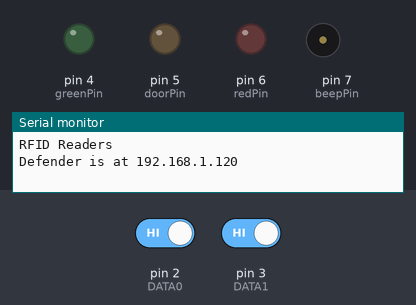
Recording of a sketch running on a simulated Arduino Uno, built with avr-gcc and run on an emulated ATmega328P. Shown: output pins drawn as LEDs (lit = HIGH), buzzer (waves = sounding, pin HIGH), the last lines printed to the serial monitor. The test bench sets the inputs (shaded band); at power-on: pin 2 (DATA0) HIGH, pin 3 (DATA1) HIGH. WiFi joins after 1.5 s; servers stay silent unless stated.

Above: at 1.4 s.
1.5 s: pin 2 (DATA0) driven LOW
At 2.5 s:
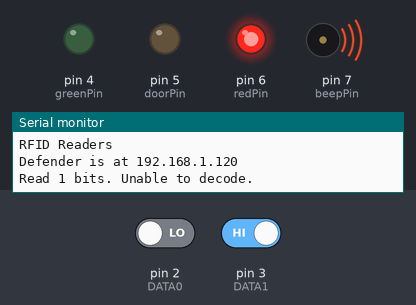
4.5 s: pin 3 (DATA1) driven LOW
At 6.1 s:
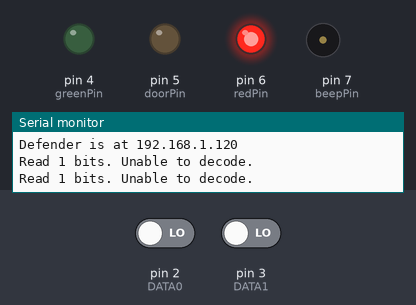
Timing chart, 0 to 7.7 s (numbered marks = the images above; inputs shaded):
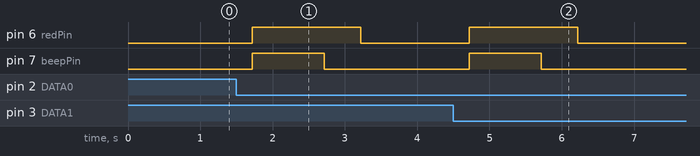

The sketch:

defender.ino
```cpp
#include <Ethernet.h>
#include <SPI.h>
/*
 * ethernet contoller steup! we will eventually DHCP for getting an IP address, for testing I will be using manual IP
 * See best practices in setting up to get things working right with the server and knowing what readers are where
 */

//IP manual settings
//uncomment this for testing or if you really feel like using a manual IP
byte ip[] = { 192, 168, 1, 120 };
byte gateway[] = { 192, 168, 1, 1 };
byte subnet[] = { 255, 255, 255, 0 };

//if you need to change the MAC address do this (replace with mac of your sheild)
byte mac[] = { 0xDE, 0xAD, 0xBE, 0xEF, 0xEF, 0xDE };

//HTTP Port (Default at 80) may change at some point for "security"
EthernetServer server = EthernetServer(80);
EthernetClient client;
//Number of outputs to switch (number of doors on controller)
int strikeQuantity = 1;

//pin starting from
int outputLowest = 8;

/*
 * The following has been adapted from:
 * HID RFID Reader Wiegand Interface for Arduino Uno
 * Written by Daniel Smith, 2012.01.30
 * www.pagemac.com
 *
 * This portion of the software is what is reading the RFID tag.
 * This is just a starting point the next additions will be sending it to some kind of database for access
*/

#define doorPin 5
#define redPin  6
#define beepPin 7
#define greenPin 4
#define MAX_BITS 100                 // max number of bits
#define WEIGAND_WAIT_TIME  3000      // time to wait for another weigand pulse.

unsigned char databits[MAX_BITS];    // stores all of the data bits
unsigned char bitCount;              // number of bits currently captured
unsigned char flagDone;              // goes low when data is currently being captured
unsigned int weigand_counter;        // countdown until we assume there are no more bits

unsigned long facilityCode=0;        // decoded facility code
unsigned long cardCode=0;            // decoded card code

// interrupt that happens when INTO goes low (0 bit)
void ISR_INT0()
{
  //Serial.print("0");   // uncomment this line to display raw binary
  bitCount++;
  flagDone = 0;
  weigand_counter = WEIGAND_WAIT_TIME;

}

// interrupt that happens when INT1 goes low (1 bit)
void ISR_INT1()
{
  //Serial.print("1");   // uncomment this line to display raw binary
  databits[bitCount] = 1;
  bitCount++;
  flagDone = 0;
  weigand_counter = WEIGAND_WAIT_TIME;
}

void setup()
{
  pinMode(4, OUTPUT);  // LED
  pinMode(2, INPUT);     // DATA0 (INT0)
  pinMode(3, INPUT);     // DATA1 (INT1)
  pinMode(5, OUTPUT);
  pinMode(6, OUTPUT);
  pinMode(7, OUTPUT);

  Serial.begin(9600);
  Serial.println("RFID Readers");

  // binds the ISR functions to the falling edge of INTO and INT1
  attachInterrupt(0, ISR_INT0, FALLING);
  attachInterrupt(1, ISR_INT1, FALLING);
  //connect to door strike realy (update this eventually with relay pin, or define it)
  pinMode(doorPin, OUTPUT);
  Ethernet.begin(mac, ip, gateway, subnet);
  server.begin();
  Serial.print("Defender is at ");
  Serial.println(Ethernet.localIP());
  webInterface();


  weigand_counter = WEIGAND_WAIT_TIME;
}

void loop()

{
  // This waits to make sure that there have been no more data pulses before processing data
  if (!flagDone) {
    if (--weigand_counter == 0)
      flagDone = 1;
  }

  // if we have bits and we the weigand counter went out
  if (bitCount > 0 && flagDone) {
    unsigned char i;
    Serial.print("Read ");
    Serial.print(bitCount);
    Serial.print(" bits. ");

    // we will decode the bits differently depending on how many bits we have
    // see www.pagemac.com/azure/data_formats.php for mor info
    if (bitCount == 35)
    {
      // 35 bit HID Corporate 1000 format
      // facility code = bits 2 to 14
      for (i=2; i<14; i++)
      {
         facilityCode <<=1;
         facilityCode |= databits[i];
      }

      // card code = bits 15 to 34
      for (i=14; i<34; i++)
      {
         cardCode <<=1;
         cardCode |= databits[i];
      }

      printBits();
      webInterface();
    }
    else if (bitCount == 26)
    {
      // standard 26 bit format
      // facility code = bits 2 to 9
      for (i=1; i<9; i++)
      {
         facilityCode <<=1;
         facilityCode |= databits[i];
      }

      // card code = bits 10 to 23
      for (i=9; i<25; i++)
      {
         cardCode <<=1;
         cardCode |= databits[i];
      }

      printBits();
      webInterface();
    }
    else {
      // you can add other formats if you want!
     Serial.println("Unable to decode.");
     webInterface();
     failed();
    }

     // cleanup and get ready for the next card
     bitCount = 0;
     facilityCode = 0;
     cardCode = 034234234234234234;
     for (i=0; i<MAX_BITS; i++)
     {
       databits[i] = 0;
     }
  }
}

void printBits()
{
      // I really hope you can figure out what this function does
      Serial.print("FC = ");
      Serial.print(facilityCode);
      Serial.print(", CC = ");
      Serial.println(cardCode);
      void openDoor();
}

// Opens door and turns on the green LED for setDelay seconds + 2 short beeps
void openDoor( int setDelay )
{
  setDelay *= 10000; // Sets delay in seconds

  digitalWrite(doorPin, HIGH);  // Unlock door!

  delay(setDelay); // Hold door lock open for 5 seconds
  digitalWrite(beepPin, HIGH); //start beep
  digitalWrite(greenPin, HIGH); //start LED flash
  delay(200);
  digitalWrite(greenPin, LOW);
  digitalWrite(beepPin, LOW);
  delay(200);
  digitalWrite(greenPin, HIGH);
  digitalWrite(beepPin, HIGH); //beep a few times
  delay(200);
  digitalWrite(greenPin, LOW);//stop LED flash
  digitalWrite(beepPin, LOW); //stop beep
  delay(1000);
  digitalWrite(doorPin, LOW); // Relock door
}

// Flashes Red LED + Beep long if failed login
void failed()
{

  // Blink red fail LED 3 times to indicate failed key
  digitalWrite(beepPin, HIGH); //start beep
  digitalWrite(redPin, HIGH);  // Turn on red LED
  delay(500);
  digitalWrite(redPin, LOW);   // Turn off red LED

  digitalWrite(redPin, HIGH);  // Turn on red LED
  delay(500);
  digitalWrite(redPin, LOW);   // Turn off red LED
  digitalWrite(beepPin, LOW); //stop beep
  digitalWrite(redPin, HIGH);  // Turn on red LED
  delay(500);
  digitalWrite(redPin, LOW);   // Turn off red LED
}

//this is the functino for the web interface, it is called in the loop.
void webInterface(){
if (client.connect("www.*****.*************.com",80)) { // REPLACE WITH YOUR SERVER ADDRESS
    client.println("POST /add.php HTTP/1.1");
    client.println("Host: *****.*************.com"); // SERVER ADDRESS HERE TOO
    client.println("Content-Type: application/x-www-form-urlencoded");
    client.print("Content-Length: ");
    client.println(cardCode);
    client.println();
    client.print(cardCode);
  }
}
```

Measured:
- after the input at 1.5 s, pin 6 (redPin): LOW → HIGH after 0.22 s, → LOW 1.5 s later; pin 7 (beepPin): LOW → HIGH after 0.22 s, → LOW 1.0 s later
- after the input at 4.5 s, pin 6 (redPin): LOW → HIGH after 0.22 s, → LOW 1.5 s later; pin 7 (beepPin): LOW → HIGH after 0.22 s, → LOW 1.0 s later
